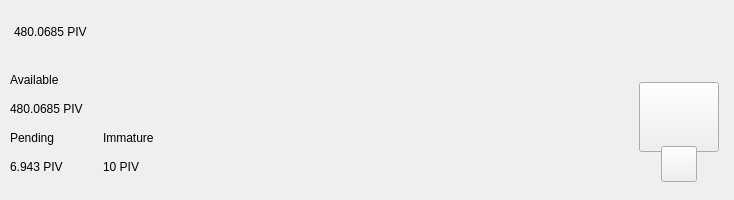
<?xml version="1.0" encoding="UTF-8"?>
<ui version="4.0">
 <class>TopBar</class>
 <widget class="QWidget" name="TopBar">
  <property name="geometry">
   <rect>
    <x>0</x>
    <y>0</y>
    <width>734</width>
    <height>200</height>
   </rect>
  </property>
  <property name="minimumSize">
   <size>
    <width>0</width>
    <height>200</height>
   </size>
  </property>
  <property name="maximumSize">
   <size>
    <width>16777215</width>
    <height>200</height>
   </size>
  </property>
  <property name="windowTitle">
   <string>Form</string>
  </property>
  <layout class="QVBoxLayout" name="verticalLayout_10" stretch="0">
   <property name="spacing">
    <number>0</number>
   </property>
   <property name="leftMargin">
    <number>0</number>
   </property>
   <property name="topMargin">
    <number>0</number>
   </property>
   <property name="rightMargin">
    <number>0</number>
   </property>
   <property name="bottomMargin">
    <number>0</number>
   </property>
   <item>
    <widget class="PFBorderImage" name="containerTop">
     <layout class="QVBoxLayout" name="verticalLayout_11">
      <property name="spacing">
       <number>0</number>
      </property>
      <property name="leftMargin">
       <number>0</number>
      </property>
      <property name="topMargin">
       <number>0</number>
      </property>
      <property name="rightMargin">
       <number>0</number>
      </property>
      <property name="bottomMargin">
       <number>0</number>
      </property>
      <item>
       <widget class="QWidget" name="top_container_2" native="true">
        <property name="minimumSize">
         <size>
          <width>0</width>
          <height>65</height>
         </size>
        </property>
        <layout class="QHBoxLayout" name="top_container">
         <property name="spacing">
          <number>0</number>
         </property>
         <property name="leftMargin">
          <number>14</number>
         </property>
         <property name="topMargin">
          <number>0</number>
         </property>
         <property name="rightMargin">
          <number>14</number>
         </property>
         <property name="bottomMargin">
          <number>0</number>
         </property>
         <item alignment="Qt::AlignVCenter">
          <widget class="QWidget" name="widgetTopAmount" native="true">
           <property name="sizePolicy">
            <sizepolicy hsizetype="Preferred" vsizetype="Maximum">
             <horstretch>0</horstretch>
             <verstretch>0</verstretch>
            </sizepolicy>
           </property>
           <layout class="QHBoxLayout" name="horizontalLayout_5">
            <property name="spacing">
             <number>0</number>
            </property>
            <property name="leftMargin">
             <number>0</number>
            </property>
            <property name="topMargin">
             <number>0</number>
            </property>
            <property name="rightMargin">
             <number>0</number>
            </property>
            <property name="bottomMargin">
             <number>0</number>
            </property>
            <item alignment="Qt::AlignTop">
             <widget class="QLabel" name="labelAmountTopPiv">
              <property name="minimumSize">
               <size>
                <width>0</width>
                <height>36</height>
               </size>
              </property>
              <property name="styleSheet">
               <string notr="true">padding:0px;margin:0px;</string>
              </property>
              <property name="text">
               <string notr="true">480.0685 PIV</string>
              </property>
             </widget>
            </item>
           </layout>
          </widget>
         </item>
         <item>
          <spacer name="horizontalSpacer">
           <property name="orientation">
            <enum>Qt::Horizontal</enum>
           </property>
           <property name="sizeHint" stdset="0">
            <size>
             <width>40</width>
             <height>20</height>
            </size>
           </property>
          </spacer>
         </item>
         <item>
          <layout class="QHBoxLayout" name="horizontalLayout_4">
           <property name="spacing">
            <number>12</number>
           </property>
           <property name="rightMargin">
            <number>0</number>
           </property>
           <item alignment="Qt::AlignRight">
            <widget class="QWidget" name="layoutSync" native="true">
             <property name="minimumSize">
              <size>
               <width>0</width>
               <height>36</height>
              </size>
             </property>
             <property name="maximumSize">
              <size>
               <width>16777215</width>
               <height>36</height>
              </size>
             </property>
             <layout class="QVBoxLayout" name="verticalLayout_9">
              <property name="leftMargin">
               <number>0</number>
              </property>
              <property name="topMargin">
               <number>0</number>
              </property>
              <property name="rightMargin">
               <number>0</number>
              </property>
              <property name="bottomMargin">
               <number>0</number>
              </property>
              <item>
               <widget class="ExpandableButton" name="pushButtonSync" native="true">
                <property name="minimumSize">
                 <size>
                  <width>36</width>
                  <height>36</height>
                 </size>
                </property>
                <property name="maximumSize">
                 <size>
                  <width>16777215</width>
                  <height>36</height>
                 </size>
                </property>
               </widget>
              </item>
             </layout>
            </widget>
           </item>
           <item>
            <widget class="ExpandableButton" name="pushButtonHDUpgrade" native="true">
             <property name="minimumSize">
              <size>
               <width>36</width>
               <height>36</height>
              </size>
             </property>
            </widget>
           </item>
           <item>
            <widget class="ExpandableButton" name="pushButtonStack" native="true">
             <property name="minimumSize">
              <size>
               <width>36</width>
               <height>36</height>
              </size>
             </property>
            </widget>
           </item>
           <item>
            <widget class="ExpandableButton" name="pushButtonConnection" native="true">
             <property name="minimumSize">
              <size>
               <width>36</width>
               <height>36</height>
              </size>
             </property>
            </widget>
           </item>
           <item>
            <widget class="ExpandableButton" name="pushButtonLock" native="true">
             <property name="sizePolicy">
              <sizepolicy hsizetype="Expanding" vsizetype="Expanding">
               <horstretch>0</horstretch>
               <verstretch>0</verstretch>
              </sizepolicy>
             </property>
             <property name="minimumSize">
              <size>
               <width>36</width>
               <height>0</height>
              </size>
             </property>
            </widget>
           </item>
          </layout>
         </item>
        </layout>
       </widget>
      </item>
      <item>
       <widget class="QWidget" name="bottom_container" native="true">
        <property name="minimumSize">
         <size>
          <width>0</width>
          <height>135</height>
         </size>
        </property>
        <layout class="QHBoxLayout" name="botton_container">
         <property name="leftMargin">
          <number>10</number>
         </property>
         <property name="topMargin">
          <number>0</number>
         </property>
         <property name="rightMargin">
          <number>10</number>
         </property>
         <property name="bottomMargin">
          <number>10</number>
         </property>
         <item>
          <layout class="QHBoxLayout" name="horizontalLayout_3">
           <property name="bottomMargin">
            <number>9</number>
           </property>
           <item>
            <layout class="QVBoxLayout" name="verticalLayout_7">
             <property name="spacing">
              <number>0</number>
             </property>
             <property name="leftMargin">
              <number>0</number>
             </property>
             <property name="rightMargin">
              <number>30</number>
             </property>
             <item>
              <layout class="QVBoxLayout" name="verticalLayout_2">
               <item>
                <widget class="QLabel" name="labelTitle1">
                 <property name="text">
                  <string>Available</string>
                 </property>
                </widget>
               </item>
               <item>
                <widget class="QLabel" name="labelAmountPiv">
                 <property name="text">
                  <string notr="true">480.0685 PIV</string>
                 </property>
                </widget>
               </item>
              </layout>
             </item>
             <item>
              <layout class="QHBoxLayout" name="horizontalLayout_2">
               <property name="spacing">
                <number>0</number>
               </property>
               <item>
                <layout class="QVBoxLayout" name="verticalLayout_3">
                 <item>
                  <widget class="QLabel" name="labelTitle3">
                   <property name="text">
                    <string>Pending</string>
                   </property>
                  </widget>
                 </item>
                 <item>
                  <widget class="QLabel" name="labelPendingPiv">
                   <property name="text">
                    <string notr="true">6.943 PIV</string>
                   </property>
                  </widget>
                 </item>
                </layout>
               </item>
               <item>
                <spacer name="horizontalSpacer_3">
                 <property name="orientation">
                  <enum>Qt::Horizontal</enum>
                 </property>
                 <property name="sizeType">
                  <enum>QSizePolicy::Fixed</enum>
                 </property>
                 <property name="sizeHint" stdset="0">
                  <size>
                   <width>40</width>
                   <height>20</height>
                  </size>
                 </property>
                </spacer>
               </item>
               <item>
                <layout class="QVBoxLayout" name="verticalLayout_4">
                 <item>
                  <widget class="QLabel" name="labelTitle4">
                   <property name="text">
                    <string>Immature</string>
                   </property>
                  </widget>
                 </item>
                 <item>
                  <widget class="QLabel" name="labelImmaturePiv">
                   <property name="text">
                    <string notr="true">10 PIV</string>
                   </property>
                  </widget>
                 </item>
                </layout>
               </item>
              </layout>
             </item>
            </layout>
           </item>
          </layout>
         </item>
         <item>
          <spacer name="horizontalSpacer_2">
           <property name="orientation">
            <enum>Qt::Horizontal</enum>
           </property>
           <property name="sizeHint" stdset="0">
            <size>
             <width>40</width>
             <height>20</height>
            </size>
           </property>
          </spacer>
         </item>
         <item alignment="Qt::AlignHCenter|Qt::AlignVCenter">
          <widget class="QWidget" name="qrContainer" native="true">
           <property name="sizePolicy">
            <sizepolicy hsizetype="Preferred" vsizetype="Minimum">
             <horstretch>0</horstretch>
             <verstretch>0</verstretch>
            </sizepolicy>
           </property>
           <property name="minimumSize">
            <size>
             <width>90</width>
             <height>110</height>
            </size>
           </property>
           <property name="maximumSize">
            <size>
             <width>90</width>
             <height>110</height>
            </size>
           </property>
           <layout class="QVBoxLayout" name="containerQR">
            <property name="spacing">
             <number>0</number>
            </property>
            <property name="leftMargin">
             <number>5</number>
            </property>
            <property name="topMargin">
             <number>10</number>
            </property>
            <property name="rightMargin">
             <number>5</number>
            </property>
            <property name="bottomMargin">
             <number>0</number>
            </property>
            <item>
             <widget class="QPushButton" name="btnQr">
              <property name="minimumSize">
               <size>
                <width>70</width>
                <height>70</height>
               </size>
              </property>
              <property name="maximumSize">
               <size>
                <width>16777215</width>
                <height>70</height>
               </size>
              </property>
              <property name="focusPolicy">
               <enum>Qt::NoFocus</enum>
              </property>
              <property name="text">
               <string/>
              </property>
              <property name="iconSize">
               <size>
                <width>70</width>
                <height>70</height>
               </size>
              </property>
             </widget>
            </item>
            <item>
             <spacer name="verticalSpacer">
              <property name="orientation">
               <enum>Qt::Vertical</enum>
              </property>
              <property name="sizeType">
               <enum>QSizePolicy::Fixed</enum>
              </property>
              <property name="sizeHint" stdset="0">
               <size>
                <width>20</width>
                <height>20</height>
               </size>
              </property>
             </spacer>
            </item>
            <item alignment="Qt::AlignHCenter|Qt::AlignBottom">
             <widget class="QPushButton" name="pushButtonQR">
              <property name="minimumSize">
               <size>
                <width>36</width>
                <height>36</height>
               </size>
              </property>
              <property name="maximumSize">
               <size>
                <width>36</width>
                <height>36</height>
               </size>
              </property>
              <property name="focusPolicy">
               <enum>Qt::NoFocus</enum>
              </property>
              <property name="text">
               <string/>
              </property>
             </widget>
            </item>
           </layout>
          </widget>
         </item>
        </layout>
       </widget>
      </item>
     </layout>
    </widget>
   </item>
  </layout>
 </widget>
 <customwidgets>
  <customwidget>
   <class>PFBorderImage</class>
   <extends>QFrame</extends>
   <header>qt/pivx/pfborderimage.h</header>
   <container>1</container>
  </customwidget>
  <customwidget>
   <class>ExpandableButton</class>
   <extends>QWidget</extends>
   <header>qt/pivx/expandablebutton.h</header>
   <container>1</container>
  </customwidget>
 </customwidgets>
 <resources/>
 <connections/>
</ui>
